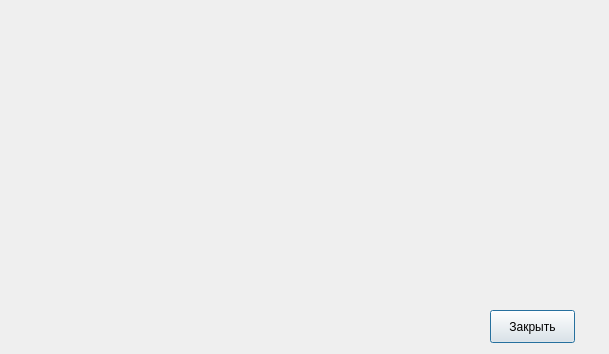
<?xml version="1.0" encoding="UTF-8"?>
<ui version="4.0">
 <class>aboutDialog</class>
 <widget class="QDialog" name="aboutDialog">
  <property name="geometry">
   <rect>
    <x>0</x>
    <y>0</y>
    <width>609</width>
    <height>354</height>
   </rect>
  </property>
  <property name="windowTitle">
   <string>О программе IM View</string>
  </property>
  <property name="windowIcon">
   <iconset resource="resurce.qrc">
    <normaloff>:/new/prefix1/img/IM_48x48.png</normaloff>:/new/prefix1/img/IM_48x48.png</iconset>
  </property>
  <property name="modal">
   <bool>true</bool>
  </property>
  <widget class="QLabel" name="label">
   <property name="geometry">
    <rect>
     <x>0</x>
     <y>0</y>
     <width>611</width>
     <height>301</height>
    </rect>
   </property>
   <property name="text">
    <string/>
   </property>
   <property name="pixmap">
    <pixmap resource="resurce.qrc">:/new/prefix1/img/IM_LOGO.png</pixmap>
   </property>
  </widget>
  <widget class="QPushButton" name="pushButton">
   <property name="geometry">
    <rect>
     <x>490</x>
     <y>310</y>
     <width>85</width>
     <height>33</height>
    </rect>
   </property>
   <property name="text">
    <string>Закрыть</string>
   </property>
  </widget>
 </widget>
 <resources>
  <include location="resurce.qrc"/>
 </resources>
 <connections/>
</ui>
